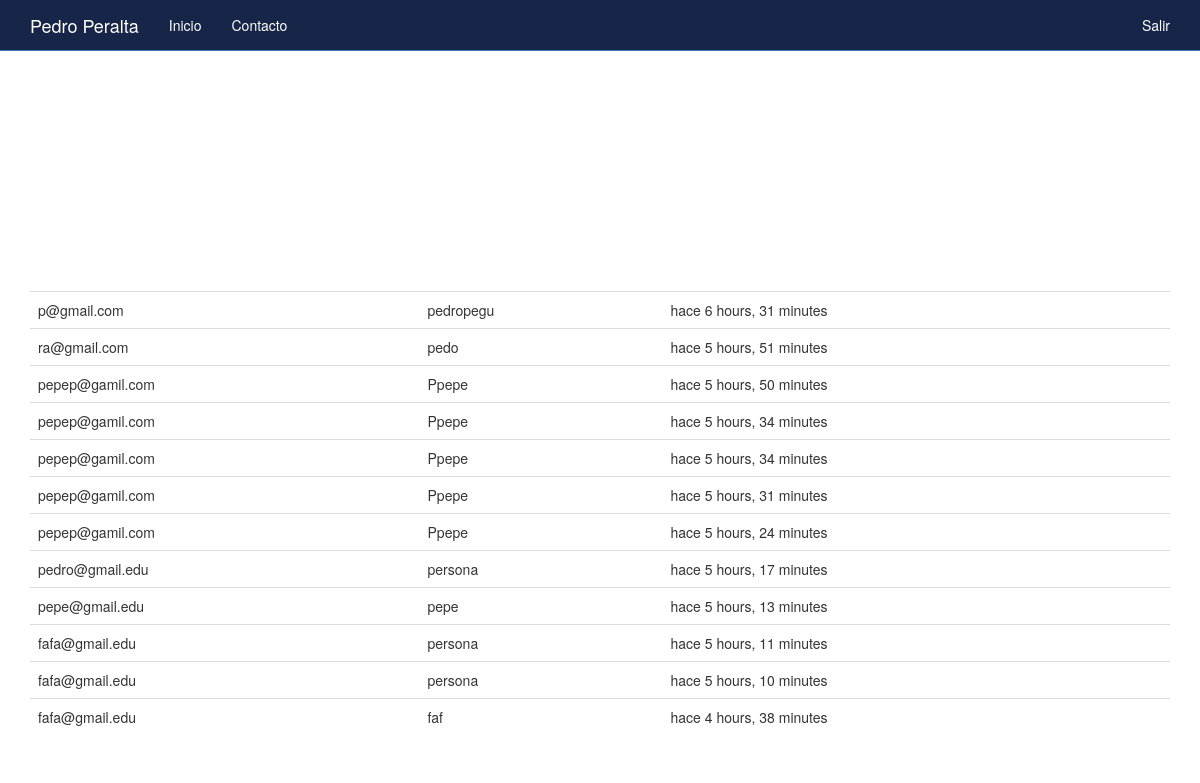
The app's page / (signed in) with its own data.
### boletin/models.py (models this page shows)
class Registrado(models.Model):
    nombre = models.CharField(max_length=100,blank=True, null=True)
    email = models.EmailField()
    timestamp = models.DateTimeField(auto_now_add=True,auto_now=False)
    def __str__(self) -> str:
        return self.email

### boletin/views.py (the view, shortened to what this page needs)
# urls.py: path('',views.inicio, name="inicio"),
def inicio(request):
    titulo = "Bienvenido"
    if request.user.is_authenticated:
        titulo = "Bienvenido {}".format(request.user)
    form = RegModelForm(request.POST or None)
    context = {
        "titulo":titulo,
        "form":form,
    }
    if request.user.is_authenticated and request.user.is_staff:
        queryset = Registrado.objects.all()
        context = {"queryset": queryset}
    return render(request, "index.html", context)

### templates/index.html (shortened to what this page needs)
{% extends "base.html" %}
{% load crispy_forms_tags %}
{% load static %}
{% block jumbotron %}
{% if request.user.is_staff %}
<div class='container'>
<table class='table'>
  {% for instance in queryset %}
  <tr><td>{{ instance }}</td><td>{{ instance.nombre }}</td><td>hace {{ instance.timestamp|timesince }}</td></tr><br/>
  {% endfor %}
</table>
</div>
{% endif %}
{% endblock %}

### records on screen
Registrado: email "p@gmail.com", nombre "pedropegu", timestamp "6 hours, 31 minutes"
Registrado: email "ra@gmail.com", nombre "pedo", timestamp "5 hours, 51 minutes"
Registrado: email "pepep@gamil.com", nombre "Ppepe", timestamp "5 hours, 50 minutes"
Registrado: email "pepep@gamil.com", nombre "Ppepe", timestamp "5 hours, 34 minutes"
Registrado: email "pepep@gamil.com", nombre "Ppepe", timestamp "5 hours, 34 minutes"
Registrado: email "pepep@gamil.com", nombre "Ppepe", timestamp "5 hours, 31 minutes"
Registrado: email "pepep@gamil.com", nombre "Ppepe", timestamp "5 hours, 24 minutes"
Registrado: email "pedro@gmail.edu", nombre "persona", timestamp "5 hours, 17 minutes"
Registrado: email "pepe@gmail.edu", nombre "pepe", timestamp "5 hours, 13 minutes"
Registrado: email "fafa@gmail.edu", nombre "persona", timestamp "5 hours, 11 minutes"
Registrado: email "fafa@gmail.edu", nombre "persona", timestamp "5 hours, 10 minutes"
Registrado: email "fafa@gmail.edu", nombre "faf", timestamp "4 hours, 38 minutes"
